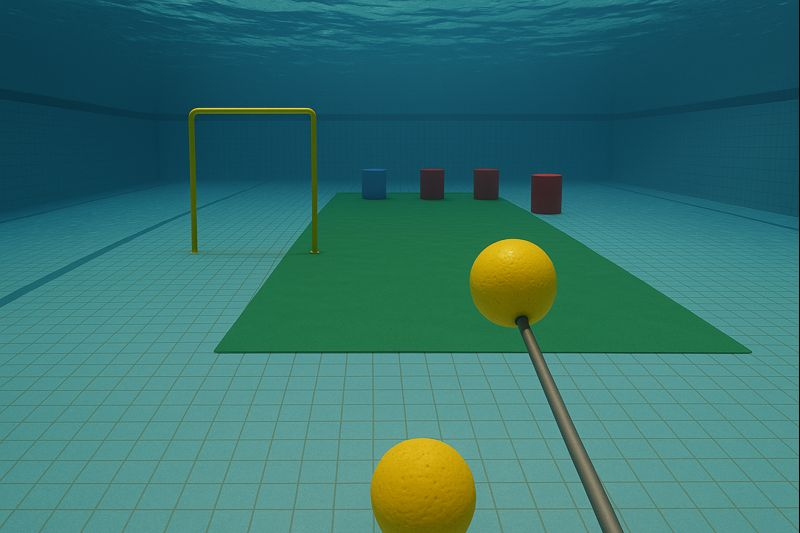
#> input picture Input/arena.png, 800 x 533 px
$ python -i pre_processing.py   (imports and definitions only)
#> lines starting #> are read from the running program, lines starting #| are printed output that depends on the picture; after the words box and inside, x2 and y2 are one past the last pixel; in counts of white or black regions, pixels touching at a corner belong together
#> further down, picture is the input picture: shape (533, 800, 3); mean B, G, R 110.5, 114.8, 53.3
import cv2
import numpy as np
import math

d = 3
sigma = 60

def getHoughLinesP(image):
    # Returns (x1, y1, x2, y2)
    return cv2.HoughLinesP(
        image,
        rho=1,
        theta=np.pi/180,
        threshold=70,
        minLineLength=50,
        maxLineGap=40
    )

def applyCanny(image):
    return cv2.Canny(image, 60, 120)

def blur_bilateral(image):
    return cv2.bilateralFilter(image, d, sigma, sigma)

def process(frame):
    image = frame.copy()
    gray = cv2.cvtColor(image, cv2.COLOR_BGR2GRAY)
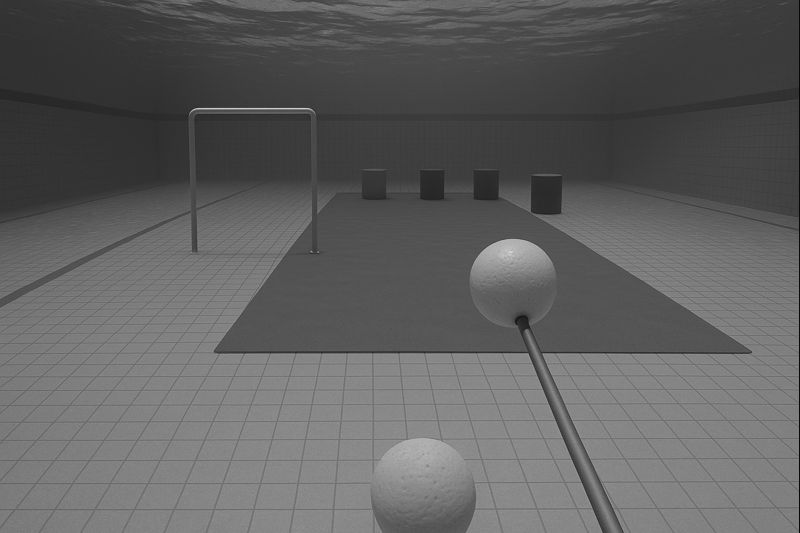
#> gray: shape (533, 800); min 6, max 213, mean 95.9
    blur = blur_bilateral(gray)
    canny = applyCanny(blur)
#> in applyCanny, `return cv2.Canny(image, 60, 120)`:
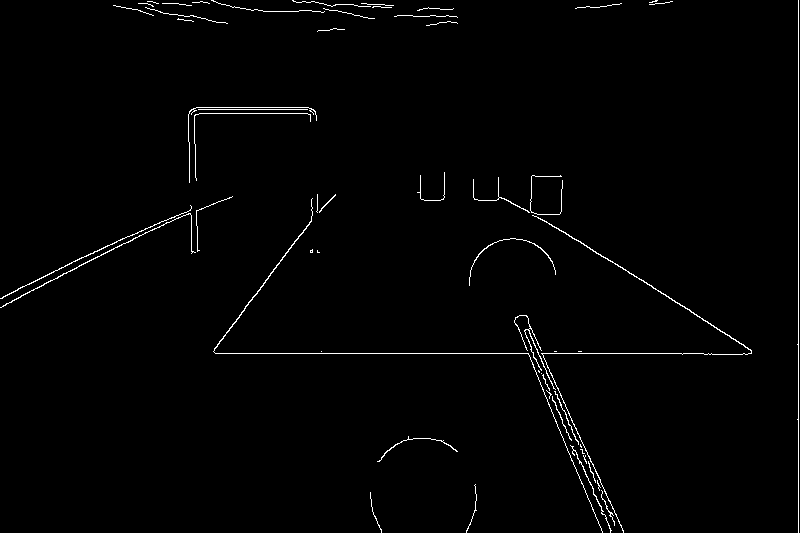
#> returned value: shape (533, 800); 1.3% white in thin lines or dots

    lines = getHoughLinesP(canny)
#> lines = 20 rows, first 6: [798, 532, 798, 0], [215, 353, 751, 353], [498, 191, 743, 344], [523, 315, 623, 530], [213, 351, 322, 207], [6, 303, 190, 209]

    h, w = image.shape[:2]
#> h = 533; w = 800
    angle_thresh_deg = 3
    min_length = h * 0.5   # half height
#> min_length = 266.5

    if lines is None or len(lines) == 0:
        return image

    for line in lines:
        x1, y1, x2, y2 = line[0]

        # ---- Line angle ----
        dx = x2 - x1
        dy = y2 - y1

        angle_deg = abs(math.degrees(math.atan2(dy, dx)))

        # vertical lines = angle near 90°
        if abs(angle_deg - 90) > angle_thresh_deg:
            continue

        # ---- Line length ----
        length = math.hypot(dx, dy)
        if length < min_length:
            continue

        # --- Draw ---
        cv2.line(image, (x1, y1), (x2, y2), (0, 255, 0), 2, cv2.LINE_AA)
#> this loop made 20 passes
#> (x1, y1, x2, y2, dx, dy, angle_deg) on passes 2 to 13: (215, 353, 751, 353, 536, 0, 0), (498, 191, 743, 344, 245, 153, 31.98), (523, 315, 623, 530, 100, 215, 65.06), (213, 351, 322, 207, 109, -144, 52.88), (6, 303, 190, 209, 184, -94, 27.06), (522, 315, 614, 523, 92, 208, 66.14), (189, 113, 315, 113, 126, 0, 0), (191, 109, 313, 109, 122, 0, 0), (516, 317, 610, 530, 94, 213, 66.19), (514, 321, 601, 528, 87, 207, 67.2), (196, 107, 308, 107, 112, 0, 0), (59, 268, 181, 213, 122, -55, 24.27)
#> (x1, y1, x2, y2, dx, dy, angle_deg, length) on passes 1, 18, 20: (798, 532, 798, 0, 0, -532, 90, 532), (194, 108, 196, 225, 2, 117, 89.02, 117), (188, 123, 192, 252, 4, 129, 88.22, 129.1)
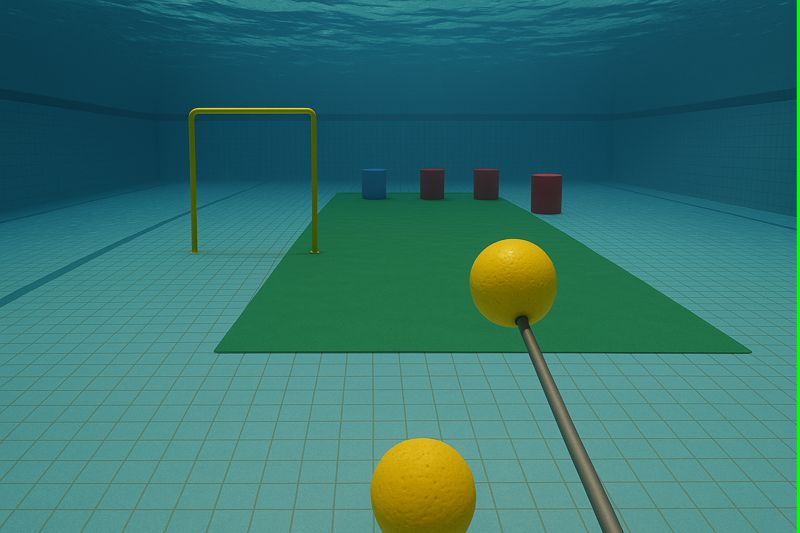
#> image: shape (533, 800, 3); 0.5% of pixels changed, all inside (x1, y1, x2, y2) = (796, 0, 800, 533)

    return image

>>> import cv2
>>> picture = cv2.imread('../Input/arena.png')
>>> result = process(picture)
